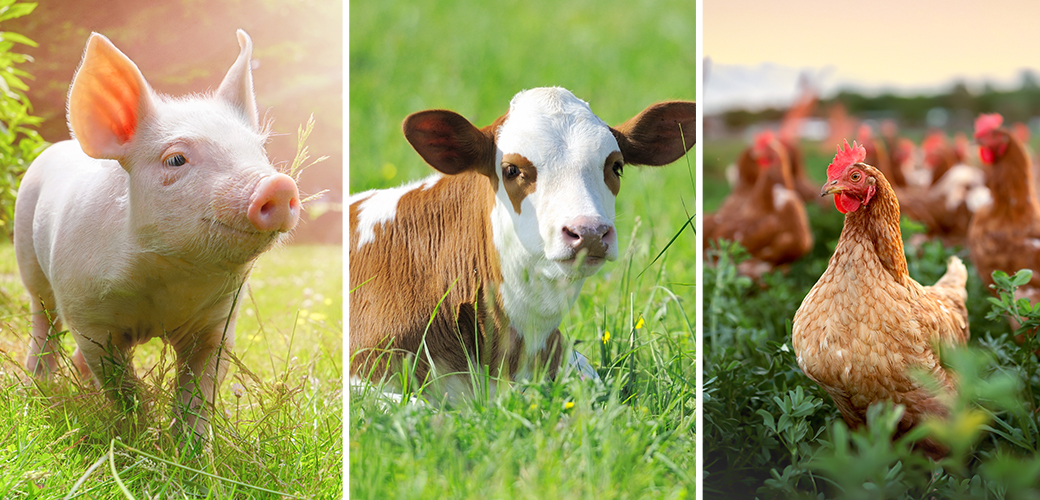
#> input picture random python/farm-animals.jpg, 1040 x 500 px
$ python text-in-image.py
#> lines starting #> are read from the running program, lines starting #| are printed output that depends on the picture
import cv2
import pytesseract

def find_text_in_image(query, image_path):
    # Load the image
#> called with query = 'pig', image_path = 'farm-animals.jpg'
    image = cv2.imread(image_path)
#> image is the input picture: shape (500, 1040, 3); mean B, G, R 99.1, 152.3, 157.1

    # Convert the image to grayscale
    gray = cv2.cvtColor(image, cv2.COLOR_BGR2GRAY)
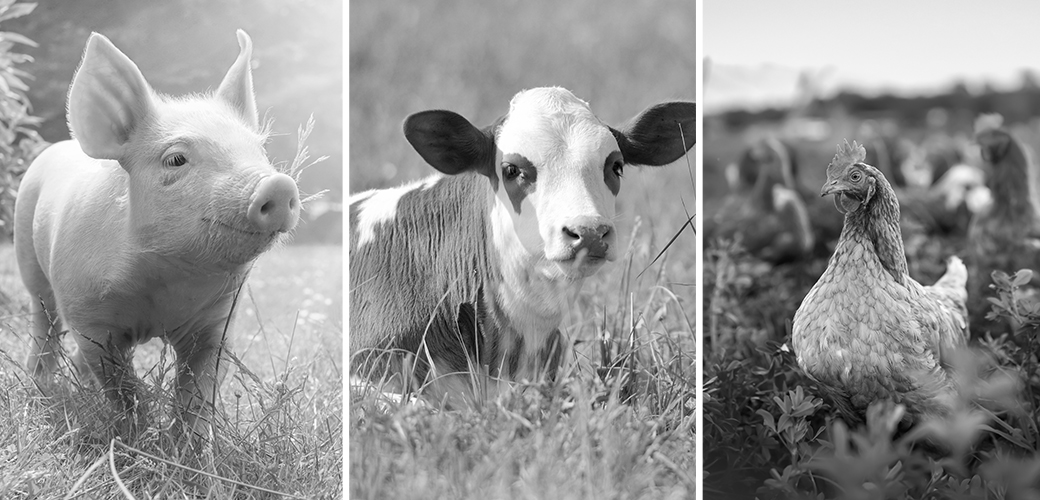
#> gray: shape (500, 1040); min 0, max 255, mean 147.7

    # Use pytesseract to extract text from the image
#> (the run stopped early here; a loop or call above may not have finished)
